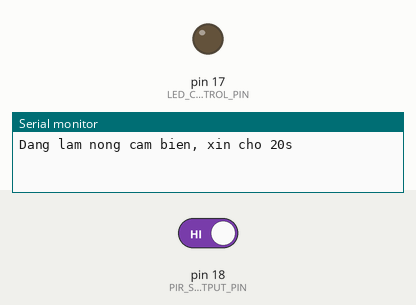
Simulated run of this sketch. Board: Arduino Uno, built with avr-gcc and run on an emulated ATmega328P. Parts: output pins drawn as LEDs (lit = HIGH), the last lines printed to the serial monitor. Inputs (shaded band) come from the test bench; at power-on: pin 18 (PIR_SENSOR_OUTPUT_PIN) HIGH.

Above: at 0.1 s.
At 20.1 s:
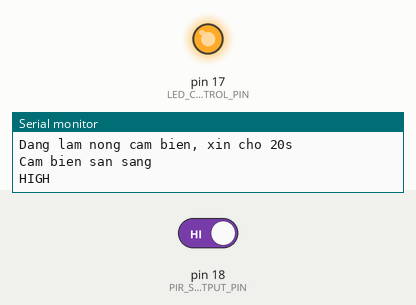
Timing chart, 0 to 21.6 s (numbered marks = the images above):
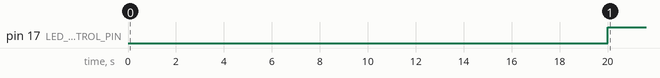

Measured:
- by itself, pin 17 (LED_CONTROL_PIN): LOW → HIGH at 20.0 s

The sketch:

PIRsensor.ino
```cpp
const int PIR_SENSOR_OUTPUT_PIN = 18;
const int LED_CONTROL_PIN = 17;


void setup() {
  Serial.begin(115200);
  pinMode(PIR_SENSOR_OUTPUT_PIN, INPUT);
  pinMode(LED_CONTROL_PIN, OUTPUT);
  digitalWrite(LED_CONTROL_PIN, LOW);

  Serial.println("Dang lam nong cam bien, xin cho 20s");
  delay(20000);
  Serial.println("Cam bien san sang");

}

void loop() {
    int hasMove;
    hasMove = digitalRead(PIR_SENSOR_OUTPUT_PIN);
    if(hasMove == LOW)
    {
      Serial.print("LOW\n");
      digitalWrite(LED_CONTROL_PIN, LOW);

      delay(1000);
    }
    else
    {
      Serial.print("HIGH\n");
      digitalWrite(LED_CONTROL_PIN, HIGH);
      delay(20000);
    }
    delay(100);
}
```
